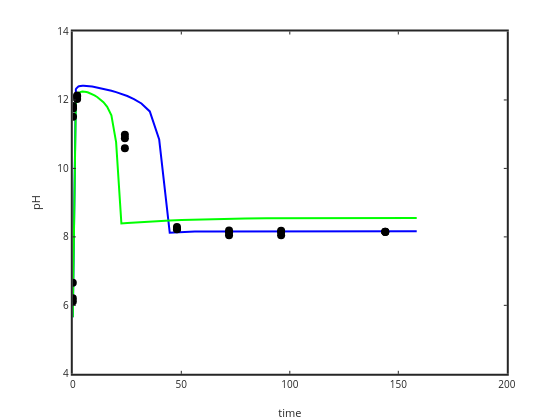

The code cell stored with this chart in its notebook:
### Code cell
plot(time1,pH1,'b-','linewidth',2); ylabel('pH'); xlabel('time')
hold on
plot(time2,pH2,'g-','linewidth',2);
%plot(timeres,pHres,'bo')
plot(sampletime,samplepH,'ko','markersize',8,'markerfacecolor','k')
set(gca,'linewidth',2)

yi = interp1 (time, pH1, sampletime);
%plot(sampletime,yi,'r.')

residual1=samplepH-yi;

### Figure 1 — Plotly figure (JSON) as saved in the notebook; plotly's stock layout.template omitted (floating-point values rounded to 4 significant figures)
{"data": [{"line": {"color": "rgb(0,0,255)", "dash": "solid", "width": 2}, "marker": {"color": "rgb(0,0,255)", "line": {"color": "rgb(0,0,255)"}, "size": 6, "symbol": "none"}, "mode": "lines", "name": "", "showlegend": false, "type": "scatter", "visibility": true, "x": [0, 0, 1.122, 1.259, 1.413, 1.585, 1.778, 1.995, 2.239, 2.512, 2.818, 3.162, 3.548, 3.981, 4.467, 5.012, 5.623, 6.31, 7.079, 7.943, 8.913, 10, 11.22, 12.59, 14.13, 15.85, 17.78, 19.95, 22.39, 25.12, 28.18, 31.62, 35.48, 39.81, 44.67, 50.12, 56.23, 63.1, 70.79, 79.43, 89.13, 100, 112.2, 125.9, 141.3, 158.5], "xaxis": "x", "y": [5.65, 5.65, 12.27, 12.29, 12.31, 12.33, 12.35, 12.37, 12.38, 12.39, 12.4, 12.41, 12.41, 12.42, 12.42, 12.42, 12.42, 12.41, 12.41, 12.4, 12.39, 12.38, 12.36, 12.35, 12.32, 12.3, 12.27, 12.23, 12.18, 12.11, 12.03, 11.9, 11.67, 10.84, 8.124, 8.145, 8.155, 8.159, 8.161, 8.161, 8.161, 8.161, 8.161, 8.161, 8.161, 8.161], "yaxis": "y"}, {"line": {"color": "rgb(0,255,0)", "dash": "solid", "width": 2}, "marker": {"color": "rgb(0,255,0)", "line": {"color": "rgb(0,255,0)"}, "size": 6, "symbol": "none"}, "mode": "lines", "name": "", "showlegend": false, "type": "scatter", "visibility": true, "x": [0, 0, 1.122, 1.259, 1.413, 1.585, 1.778, 1.995, 2.239, 2.512, 2.818, 3.162, 3.548, 3.981, 4.467, 5.012, 5.623, 6.31, 7.079, 7.943, 8.913, 10, 11.22, 12.59, 14.13, 15.85, 17.78, 19.95, 22.39, 25.12, 28.18, 31.62, 35.48, 39.81, 44.67, 50.12, 56.23, 63.1, 70.79, 79.43, 89.13, 100, 112.2, 125.9, 141.3, 158.5], "xaxis": "x", "y": [5.65, 5.65, 12.02, 12.05, 12.08, 12.11, 12.13, 12.16, 12.18, 12.2, 12.21, 12.23, 12.24, 12.24, 12.25, 12.24, 12.24, 12.23, 12.22, 12.2, 12.17, 12.13, 12.09, 12.02, 11.93, 11.8, 11.55, 10.77, 8.394, 8.408, 8.422, 8.436, 8.451, 8.466, 8.481, 8.496, 8.508, 8.52, 8.529, 8.537, 8.543, 8.547, 8.55, 8.551, 8.552, 8.553], "yaxis": "y"}, {"line": {"color": "rgb(0, 0, 0)", "width": 0.5}, "marker": {"color": "rgb(0, 0, 0)", "line": {"color": "rgb(0, 0, 0)"}, "size": 8, "symbol": "circle"}, "mode": "markers", "name": "", "showlegend": false, "type": "scatter", "visibility": true, "x": [0, 0.1, 2, 24, 48, 72, 96, 144, 0, 0.1, 2, 24, 48, 72, 96, 144, 0, 0.1, 2, 24, 48, 72, 96, 144], "xaxis": "x", "y": [6.66, 11.51, 12.03, 10.88, 8.23, 8.05, 8.05, 8.15, 6.21, 11.82, 12.13, 10.98, 8.29, 8.19, 8.18, 8.15, 6.11, 11.75, 12.1, 10.59, 8.22, 8.13, 8.14, 8.14], "yaxis": "y"}], "layout": {"height": 420, "hovermode": "closest", "margin": {"b": 0, "l": 0, "r": 0, "t": 0}, "plot_bgcolor": "rgba(0, 0, 0, 0)", "showlegend": false, "width": 560, "xaxis": {"anchor": "y", "autorange": false, "domain": [0.13, 0.905], "exponentformat": "none", "gridcolor": "rgba(38,38,38,0.15)", "gridwidth": 2, "linecolor": "rgb(38,38,38)", "linewidth": 2, "mirror": "ticks", "range": [0, 200], "showgrid": false, "showline": true, "side": "bottom", "spikedash": "solid", "spikemode": "across", "spikesides": false, "spikethickness": 1, "tickangle": 0, "tickcolor": "rgb(38,38,38)", "tickfont": {"color": "rgb(38,38,38)", "size": 10}, "ticklen": 3, "ticks": "inside", "ticktext": ["0", "50", "100", "150", "200"], "tickvals": [0, 50, 100, 150, 200], "title": {"font": {"color": "rgb(38,38,38)", "size": 11}, "text": "time"}, "type": "linear", "visible": true, "zeroline": false}, "yaxis": {"anchor": "x", "autorange": false, "domain": [0.11, 0.925], "exponentformat": "none", "gridcolor": "rgba(38,38,38,0.15)", "gridwidth": 2, "linecolor": "rgb(38,38,38)", "linewidth": 2, "mirror": "ticks", "range": [4, 14], "showgrid": false, "showline": true, "side": "left", "spikedash": "solid", "spikemode": "across", "spikesides": false, "spikethickness": 1, "tickangle": 0, "tickcolor": "rgb(38,38,38)", "tickfont": {"color": "rgb(38,38,38)", "size": 10}, "ticklen": 3, "ticks": "inside", "ticktext": ["4", "6", "8", "10", "12", "14"], "tickvals": [4, 6, 8, 10, 12, 14], "title": {"font": {"color": "rgb(38,38,38)", "size": 11}, "text": "pH"}, "type": "linear", "visible": true, "zeroline": false}}}
